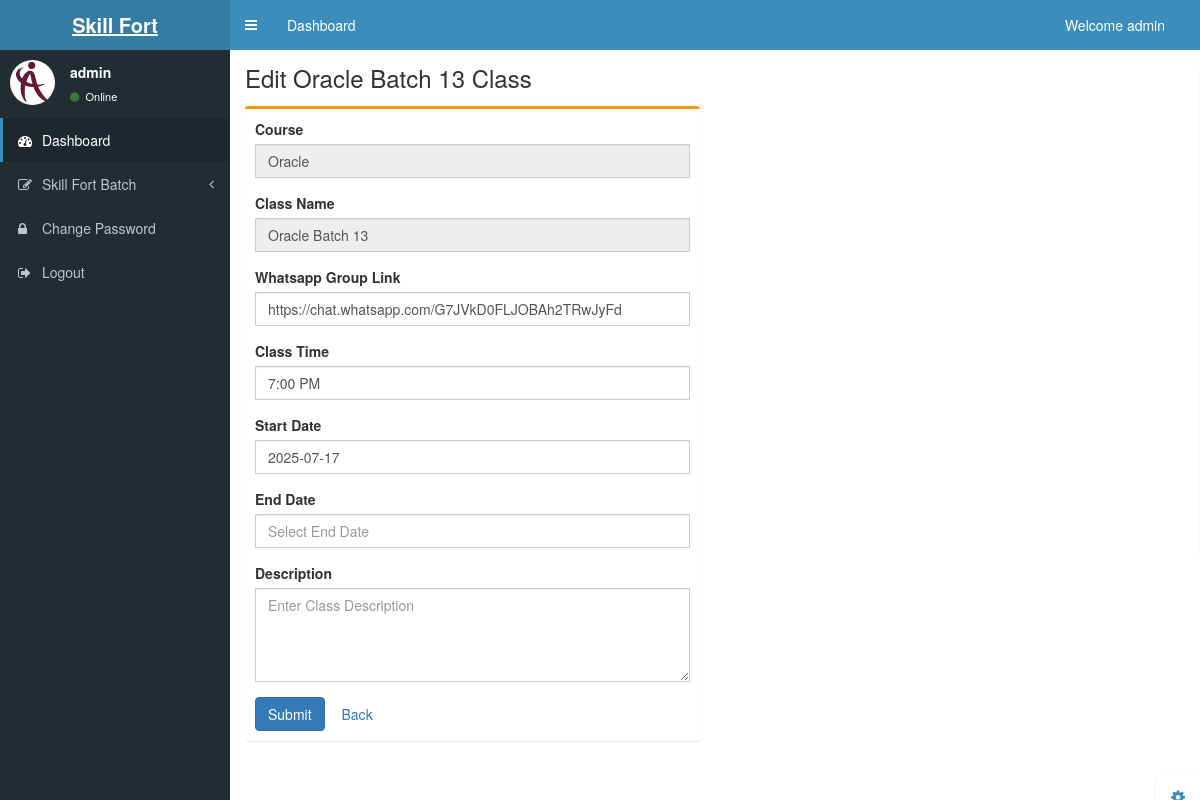
The app's page /product_edit.php?id=34 (signed in) with its own data.
### tables this page shows
CREATE TABLE `products` (
  `id` int(11) NOT NULL,
  `course` varchar(50) NOT NULL,
  `batch_number` int(11) NOT NULL,
  `class_name` varchar(200) NOT NULL,
  `class_time` varchar(50) NOT NULL,
  `start_date` varchar(50) NOT NULL,
  `date_time` timestamp NOT NULL DEFAULT current_timestamp() ON UPDATE current_timestamp(),
  `end_date` varchar(50) NOT NULL,
  `whatsappLink` varchar(300) NOT NULL,
  `description` text NOT NULL
);

### product_edit.php (the view, shortened to what this page needs)
<?php include('header.php') ?>
<link rel="stylesheet" href="https://cdn.jsdelivr.net/npm/flatpickr/dist/flatpickr.min.css">
<?php $id = $_GET['id']; ?>
<?php
$result = mysqli_query($conn, "SELECT * FROM `products` WHERE id='$id'");
while ($row_result = mysqli_fetch_array($result)) {
  $course = $row_result['course'];
  $class_name = $row_result['class_name'];
  $class_time = $row_result['class_time'];
  $start_date = $row_result['start_date'];
  $whatsappLink = $row_result['whatsappLink'];
  $end_date = $row_result['end_date'];
  $description = $row_result['description'];
?>
  <div class="content-wrapper">
    <section class="content-header">
      <h1>Edit <?php echo $class_name; ?> Class</h1>
    </section>
    <section class="content">
      <div class="row">
        <div class="col-lg-6 col-md-8 col-sm-12">
          <div class="box box-warning">
            <div class="box-body">
              <form role="form" action="product_update.php" method="POST" enctype="multipart/form-data">
                <div class="form-group">
                  <label for="course">Course</label>
                  <input type="text" class="form-control" id="course" name="course" value="<?php echo $course; ?>" readonly>
                </div>
                <div class="form-group">
                  <label for="course">Class Name</label>
                  <input type="text" class="form-control" id="class_name" name="class_name" value="<?php echo $class_name; ?>" readonly>
                </div>
                <div class="form-group">
                  <label for="whatsappLink">Whatsapp Group Link</label>
                  <input type="text" class="form-control" id="whatsappLink" name="whatsappLink" value="<?php echo $whatsappLink; ?>" placeholder="Enter Whatsapp Group Link" required>
                </div>
                <div class="form-group">
                  <label for="class_time">Class Time</label>
                  <input type="text" class="form-control" id="class_time" name="class_time" value="<?php echo $class_time; ?>" placeholder="Select Class Time" required>
                </div>
                <div class="form-group">
                  <label for="start_date">Start Date</label>
                  <input type="text" class="form-control" id="start_date" name="start_date" value="<?php echo $start_date; ?>" placeholder="Select Start Date" required>
                </div>
                <div class="form-group">
                  <label for="end_date">End Date</label>
                  <input type="text" class="form-control" id="end_date" name="end_date" value="<?php echo $end_date; ?>" placeholder="Select End Date">
                </div>
                <div class="form-group">
                  <label for="description">Description</label>
                  <textarea class="form-control" id="description" name="description" rows="4" placeholder="Enter Class Description"><?php echo $description; ?></textarea>
                </div>
                <button type="submit" class="btn btn-primary">Submit</button>
                <a href="product.php?category=<?php echo $course; ?>" class="btn btn-secondary">Back</a>
              </form>
            </div>
          </div>
        </div>
      </div>
    </section>
  </div>
<?php
}
?>
<?php include('footer.php') ?>

### records on screen
products: class_name "Oracle Batch 13", course "Oracle", whatsappLink "https://chat.whatsapp.com/G7JVkD0FLJOBAh2TRwJyFd", class_time "7:00 PM", start_date "2025-07-17"

### other values on screen
$username "admin"
